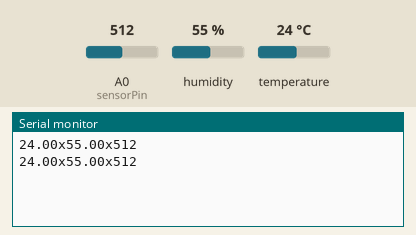
This sketch was run on a simulated Arduino Uno, built with avr-gcc and run on an emulated ATmega328P. On the bench: the last lines printed to the serial monitor. The test bench sets the inputs (shaded band); at power-on: humidity 55 %, A0 (sensorPin) = 512, temperature 24 °C.

Above: at 10.8 s.
10.9 s: humidity set to 22 %
At 20.7 s:
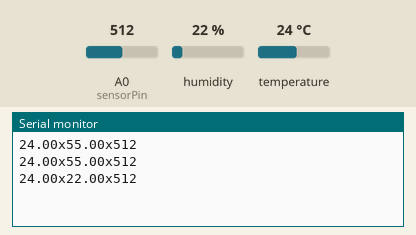
20.9 s: A0 (sensorPin) set to 716
At 30.7 s:
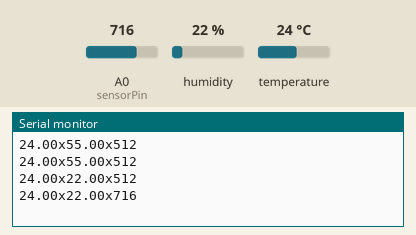
30.9 s: temperature set to 12 °C
At 40.7 s:
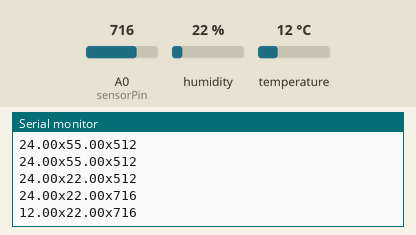
40.9 s: A0 (sensorPin) set to 900
At 50.7 s:
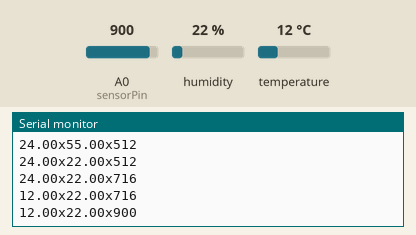
50.9 s: humidity set to 40 %
At 61.5 s:
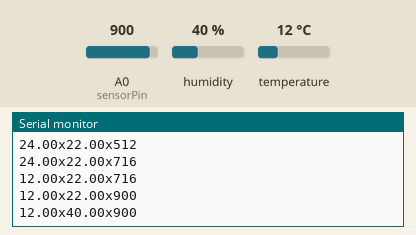
Timing chart, 0 to 61.9 s (numbered marks = the images above; inputs shaded):
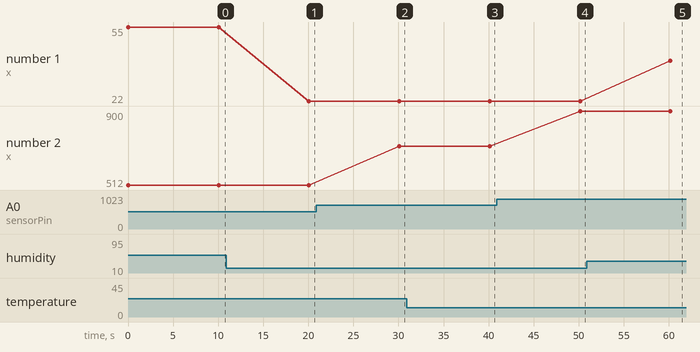

Measured:
- after the input at 10.9 s, the serial monitor: prints a new line after 9.2 s (image 1)
- after the input at 20.9 s, the serial monitor: prints a new line after 9.2 s (image 2)
- after the input at 30.9 s, the serial monitor: prints a new line after 9.2 s (image 3)
- after the input at 40.9 s, the serial monitor: prints a new line after 9.2 s (image 4)
- after the input at 50.9 s, the serial monitor: prints a new line after 9.3 s (image 5)
- plotted number 1: 55 → 22 after the input at 10.9 s, 22 → 40 after the input at 50.9 s
- plotted number 2: 512 → 716 after the input at 20.9 s, 716 → 900 after the input at 40.9 s

The sketch:

mod.ino
```cpp
#include "DHT.h"

#define DHTPIN 7

#define DHTTYPE DHT11

DHT dht(DHTPIN, DHTTYPE);

int sensorPin = A0;
int sensorValue;

void setup() {
  Serial.begin(9600);
  dht.begin();
}

void loop() {
  sensorValue = analogRead(sensorPin);
  float hum = dht.readHumidity();
  float temp = dht.readTemperature();
  Serial.print(temp);
  Serial.print("x");
  Serial.print(hum);
  Serial.print("x");
  Serial.println(sensorValue);
  delay(10000);
}
```
